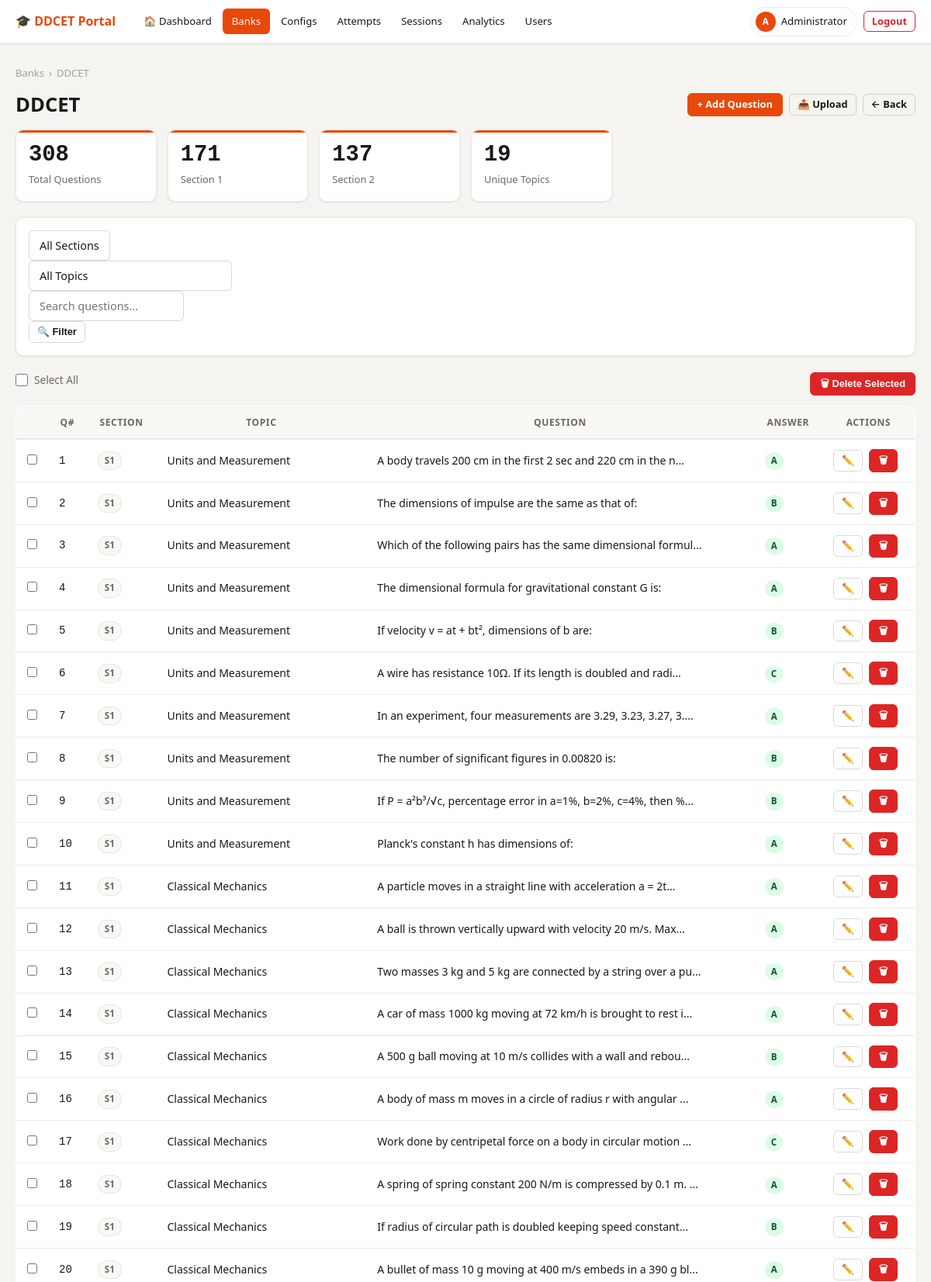
/admin/banks/1/questions (signed in, upper part), run on the app's committed database.
### models.py (models this page shows)
class User(UserMixin, db.Model):
    __tablename__ = 'users'
    id = db.Column(db.Integer, primary_key=True, autoincrement=True)
    name = db.Column(db.String(100), nullable=False)
    email = db.Column(db.String(150), unique=True, nullable=False)
    enrollment_number = db.Column(db.String(50), unique=True, nullable=False)
    engineering_branch = db.Column(db.String(100), nullable=False, default='Other')
    password = db.Column(db.String(255), nullable=False)
    role = db.Column(db.String(20), default='student')
    created_at = db.Column(db.DateTime, default=lambda: datetime.now(timezone.utc))
    is_active_user = db.Column(db.Boolean, default=True)
    last_login = db.Column(db.DateTime, nullable=True)
    @property
    def is_active(self):
        return self.is_active_user

class QuestionBank(db.Model):
    __tablename__ = 'question_banks'
    id = db.Column(db.Integer, primary_key=True, autoincrement=True)
    name = db.Column(db.String(150), nullable=False)
    description = db.Column(db.Text, default='')
    year = db.Column(db.Integer, nullable=True)
    section = db.Column(db.Integer, default=0)
    is_active = db.Column(db.Boolean, default=True)
    created_by = db.Column(db.Integer, db.ForeignKey('users.id'))
    created_at = db.Column(db.DateTime, default=lambda: datetime.now(timezone.utc))
    question_count = db.Column(db.Integer, default=0)
    questions = db.relationship('Question', backref='bank', lazy='dynamic',
                                cascade='all, delete-orphan')
    creator = db.relationship('User', foreign_keys=[created_by])

class Question(db.Model):
    __tablename__ = 'questions'
    id = db.Column(db.Integer, primary_key=True, autoincrement=True)
    bank_id = db.Column(db.Integer, db.ForeignKey('question_banks.id', ondelete='CASCADE'), nullable=False)
    qno = db.Column(db.Integer, default=0)
    section = db.Column(db.Integer, default=1)
    topic = db.Column(db.String(100), default='General')
    question = db.Column(db.Text, nullable=False)
    option_a = db.Column(db.Text, nullable=False)
    option_b = db.Column(db.Text, nullable=False)
    option_c = db.Column(db.Text, nullable=False)
    option_d = db.Column(db.Text, nullable=False)
    correct_ans = db.Column(db.String(1), nullable=False)
    explanation = db.Column(db.Text, default='')
    created_at = db.Column(db.DateTime, default=lambda: datetime.now(timezone.utc))

### admin.py (the view)
@admin_bp.route('/banks/<int:bank_id>/questions')
@login_required
@admin_required
def bank_questions(bank_id):
    bank = QuestionBank.query.get_or_404(bank_id)
    page = request.args.get('page', 1, type=int)
    section_f = request.args.get('section', '', type=str)
    topic_f = request.args.get('topic', '', type=str)
    search_q = request.args.get('q', '', type=str)
    query = Question.query.filter_by(bank_id=bank_id)
    if section_f and section_f.isdigit() and int(section_f) in [1, 2]:
        query = query.filter_by(section=int(section_f))
    if topic_f:
        query = query.filter_by(topic=topic_f)
    if search_q:
        query = query.filter(Question.question.ilike(f'%{search_q}%'))
    pagination = query.order_by(Question.qno).paginate(page=page, per_page=50, error_out=False)
    questions = pagination.items
    topics = db.session.query(Question.topic).filter_by(bank_id=bank_id).distinct().order_by(Question.topic).all()
    topics = [t[0] for t in topics if t[0]]
    total = Question.query.filter_by(bank_id=bank_id).count()
    sec1 = Question.query.filter_by(bank_id=bank_id, section=1).count()
    sec2 = Question.query.filter_by(bank_id=bank_id, section=2).count()
    return render_template('admin/bank_detail.html', bank=bank, mode='questions',
                           questions=questions, pagination=pagination, topics=topics,
                           section_f=section_f, topic_f=topic_f, search_q=search_q,
                           total=total, sec1=sec1, sec2=sec2, unique_topics=len(topics))

### admin.py (called while the page is built)
def admin_required(f):
    from functools import wraps
    @wraps(f)
    def decorated(*args, **kwargs):
        if not current_user.is_authenticated or current_user.role != 'admin':
            abort(403)
        return f(*args, **kwargs)
    return decorated

### auth.py (called while the page is built)
def generate_csrf_token():
    if '_csrf_token' not in session:
        session['_csrf_token'] = secrets.token_hex(32)
    return session['_csrf_token']

@auth_bp.before_app_request
def inject_csrf():
    from flask import g
    g.csrf_token = generate_csrf_token()

### templates/admin/bank_detail.html (shortened to what this page needs)
{% extends "base.html" %}
{% block content %}
<div class="main-content">
    {% if mode == 'create' %}
    <h1 style="margin-bottom: 24px;">📚 Create Question Bank</h1>
    <div class="card" style="max-width: 600px;">
        <form method="POST" action="{{ url_for('admin.create_bank') }}">
            <input type="hidden" name="csrf_token" value="{{ g.csrf_token }}">
            <div class="form-group">
                <label for="name">Bank Name *</label>
                <input type="text" name="name" id="name" class="form-control" placeholder="e.g. DDCET 2025 Physics"
                    required>
            </div>
            <div class="form-group">
                <label for="description">Description</label>
                <textarea name="description" id="description" class="form-control"
                    placeholder="Optional description"></textarea>
            </div>
            <div class="form-row">
                <div class="form-group">
                    <label for="year">Year</label>
                    <input type="number" name="year" id="year" class="form-control" placeholder="e.g. 2025">
                </div>
                <div class="form-group">
                    <label for="section">Section</label>
                    <select name="section" id="section" class="form-control">
                        <option value="0">All Sections (Mixed)</option>
                        <option value="1">Section 1 Only</option>
                        <option value="2">Section 2 Only</option>
                    </select>
                </div>
            </div>
            <div class="form-check">
                <input type="checkbox" name="is_active" id="is_active" checked>
                <label for="is_active">Active (available for exams & practice)</label>
            </div>
            <div class="btn-group mt-2">
                <button type="submit" class="btn btn-primary">✅ Create Bank</button>
                <a href="{{ url_for('admin.banks') }}" class="btn btn-outline">Cancel</a>
            </div>
        </form>
    </div>
    {% elif mode == 'questions' %}
    <div
        style="font-size:13px; color:var(--muted); margin-bottom:14px; display:flex; align-items:center; gap:6px; flex-wrap:wrap;">
        <a href="{{ url_for('admin.banks') }}" style="color:var(--muted); text-decoration:none;">Banks</a>
        <span>›</span>
        <span>{{ bank.name }}</span>
    </div>
    <div class="d-flex justify-between align-center" style="margin-bottom: 16px; flex-wrap:wrap; gap:10px;">
        <div>
            <h1>{{ bank.name }}</h1>
        </div>
        <div class="btn-group">
            <a href="{{ url_for('admin.add_question', bank_id=bank.id) }}" class="btn btn-primary btn-sm">+ Add
                Question</a>
            <a href="{{ url_for('admin.upload_questions', bank_id=bank.id) }}" class="btn btn-outline btn-sm">📤
                Upload</a>
            <a href="{{ url_for('admin.banks') }}" class="btn btn-outline btn-sm">← Back</a>
        </div>
    </div>
    <div class="card-grid" style="margin-bottom: 20px;">
        <div class="stat-card">
            <div class="stat-value mono">{{ total }}</div>
            <div class="stat-label">Total Questions</div>
        </div>
        <div class="stat-card">
            <div class="stat-value mono">{{ sec1 }}</div>
            <div class="stat-label">Section 1</div>
        </div>
        <div class="stat-card">
            <div class="stat-value mono">{{ sec2 }}</div>
            <div class="stat-label">Section 2</div>
        </div>
        <div class="stat-card">
            <div class="stat-value mono">{{ unique_topics }}</div>
            <div class="stat-label">Unique Topics</div>
        </div>
    </div>
    <div class="card" style="margin-bottom: 20px; padding: 16px;">
        <form method="GET" action="{{ url_for('admin.bank_questions', bank_id=bank.id) }}" class="form-inline">
            <div class="form-group" style="margin-bottom: 0;">
                <select name="section" class="form-control" style="width: auto;">
                    <option value="">All Sections</option>
                </select>
            </div>
            <div class="form-group" style="margin-bottom: 0;">
                <select name="topic" class="form-control" style="width: auto;">
                    <option value="">All Topics</option>
                </select>
            </div>
            <div class="form-group" style="margin-bottom: 0;">
                <input type="text" name="q" class="form-control" placeholder="Search questions..."
                    value="{{ search_q }}" style="width: 200px;">
            </div>
            <button type="submit" class="btn btn-outline btn-sm">🔍 Filter</button>
        </form>
    </div>
    <form method="POST" action="{{ url_for('admin.bulk_delete_questions') }}" id="bulk-form">
        {% if questions %}
        <div style="margin-bottom: 12px; display: flex; justify-content: space-between; align-items: center;">
            <div class="form-check">
                <input type="checkbox" id="select-all-questions">
                <label for="select-all-questions" class="text-muted" style="font-size: .85rem;">Select All</label>
            </div>
            <button type="submit" class="btn btn-danger btn-sm"
                onclick="return confirm('Delete selected questions?')">🗑 Delete Selected</button>
        </div>
        <table class="table-dark">
            <thead>
                <tr>
                    <th style="width:30px;"></th>
                    <th>Q#</th>
                    <th>Section</th>
                    <th>Topic</th>
                    <th>Question</th>
                    <th>Answer</th>
                    <th>Actions</th>
                </tr>
            </thead>
            <tbody>
                {% for q in questions %}
                <tr data-q-id="{{ q.id }}"
                    data-q-json='{{ {"qno": q.qno, "section": q.section, "topic": q.topic, "question": q.question, "option_a": q.option_a, "option_b": q.option_b, "option_c": q.option_c, "option_d": q.option_d, "correct_ans": q.correct_ans, "explanation": q.explanation or ""}|tojson }}'
                    style="cursor:pointer;" onclick="showQuestionPreview('{{ q.id }}')">
                    <td onclick="event.stopPropagation();">
                        <input type="checkbox" name="question_ids" value="{{ q.id }}" class="question-checkbox">
                    </td>
                    <td class="mono">{{ q.qno }}</td>
                    <td><span class="badge badge-muted">S{{ q.section }}</span></td>
                    <td>{{ q.topic }}</td>
                    <td>{{ q.question[:60] }}{% if q.question|length > 60 %}...{% endif %}</td>
                    <td><span class="badge {{ 'badge-warning' if q.correct_ans == 'X' else 'badge-success' }}">{{
                            q.correct_ans }}</span></td>
                    <td onclick="event.stopPropagation();">
                        <div class="btn-group">
                            <a href="{{ url_for('admin.edit_question', q_id=q.id) }}"
                                class="btn btn-outline btn-sm">✏️</a>
                            <form action="{{ url_for('admin.delete_question', q_id=q.id) }}" method="POST"
                                style="display:inline;" class="delete-form">
                                <button type="submit" class="btn btn-danger btn-sm">🗑</button>
                            </form>
                        </div>
                    </td>
                </tr>
                {% endfor %}
            </tbody>
        </table>
        {% endif %}
    </form>
    {% endif %}
</div>
{% endblock %}

### templates/base.html (shortened to what this page needs)
<!DOCTYPE html>
<html lang="en">
<head>
    <link rel="stylesheet" href="{{ url_for('static', filename='css/main.css') }}">
</head>
<body>
    {% block nav %}
    <nav class="nav-light">
        <a href="/" class="logo">🎓 DDCET Portal</a>
        {% if current_user.is_authenticated %}
        <div class="nav-desktop-links">
            {% if current_user.role == 'admin' %}
            <a href="{{ url_for('admin.dashboard') }}"
                class="nav-item {% if request.endpoint == 'admin.dashboard' %}active{% endif %}">🏠 Dashboard</a>
            <a href="{{ url_for('admin.banks') }}"
                class="nav-item {% if request.endpoint and 'bank' in request.endpoint %}active{% endif %}">Banks</a>
            <a href="{{ url_for('admin.configs') }}"
                class="nav-item {% if request.endpoint and 'config' in request.endpoint %}active{% endif %}">Configs</a>
            <a href="{{ url_for('admin.attempts') }}"
                class="nav-item {% if request.endpoint in ['admin.attempts', 'admin.attempt_detail'] %}active{% endif %}">Attempts</a>
            <a href="{{ url_for('admin.practice_sessions') }}"
                class="nav-item {% if request.endpoint == 'admin.practice_sessions' %}active{% endif %}">Sessions</a>
            <a href="{{ url_for('admin.analytics') }}"
                class="nav-item {% if request.endpoint and 'analytics' in request.endpoint %}active{% endif %}">Analytics</a>
            <a href="{{ url_for('admin.users') }}"
                class="nav-item {% if request.endpoint == 'admin.users' %}active{% endif %}">Users</a>
            {% endif %}
        </div>
        <div class="nav-desktop-actions">
            <a href="{{ url_for('auth.profile') }}" class="nav-user-chip">
                <span class="user-avatar-sm">{{ current_user.name[0]|upper }}</span>
                <span class="nav-user-name-sm">{{ current_user.name.split()[0] }}</span>
            </a>
            <a href="{{ url_for('auth.logout') }}" class="btn btn-outline btn-sm"
                style="color:var(--red);border-color:var(--red);">Logout</a>
        </div>
        {% endif %}
    </nav>
    {% endblock %}
    {% block content %}{% endblock %}
</body>
</html>

### templates/base.html (style rules this page uses)
.nav-item.active { background: var(--primary, #4f46e5); color: #fff !important; border-radius: 6px; }

### data on the page
User: name "A", name "Administrator"
QuestionBank: name "DDCET"
Question: qno "1", section "1", topic "Units and Measurement", question "A body travels 200 cm in the first 2 sec and 220 cm in the n", correct_ans "A"
Question: qno "2", section "1", topic "Units and Measurement", question "The dimensions of impulse are the same as that of:", correct_ans "B"
Question: qno "3", section "1", topic "Units and Measurement", question "Which of the following pairs has the same dimensional formul", correct_ans "A"
Question: qno "4", section "1", topic "Units and Measurement", question "The dimensional formula for gravitational constant G is:", correct_ans "A"
Question: qno "5", section "1", topic "Units and Measurement", question "If velocity v = at + bt², dimensions of b are:", correct_ans "B"
Question: qno "6", section "1", topic "Units and Measurement", question "A wire has resistance 10Ω. If its length is doubled and radi", correct_ans "C"
Question: qno "7", section "1", topic "Units and Measurement", question "In an experiment, four measurements are 3.29, 3.23, 3.27, 3.", correct_ans "A"
Question: qno "8", section "1", topic "Units and Measurement", question "The number of significant figures in 0.00820 is:", correct_ans "B"
Question: qno "9", section "1", topic "Units and Measurement", question "If P = a²b³/√c, percentage error in a=1%, b=2%, c=4%, then %", correct_ans "B"
Question: qno "10", section "1", topic "Units and Measurement", question "Planck's constant h has dimensions of:", correct_ans "A"
Question: qno "11", section "1", topic "Classical Mechanics", question "A particle moves in a straight line with acceleration a = 2t", correct_ans "A"
Question: qno "12", section "1", topic "Classical Mechanics", question "A ball is thrown vertically upward with velocity 20 m/s. Max", correct_ans "A"
Question: qno "13", section "1", topic "Classical Mechanics", question "Two masses 3 kg and 5 kg are connected by a string over a pu", correct_ans "A"
Question: qno "14", section "1", topic "Classical Mechanics", question "A car of mass 1000 kg moving at 72 km/h is brought to rest i", correct_ans "A"
Question: qno "15", section "1", topic "Classical Mechanics", question "A 500 g ball moving at 10 m/s collides with a wall and rebou", correct_ans "B"
Question: qno "16", section "1", topic "Classical Mechanics", question "A body of mass m moves in a circle of radius r with angular", correct_ans "A"
Question: qno "17", section "1", topic "Classical Mechanics", question "Work done by centripetal force on a body in circular motion", correct_ans "C"
Question: qno "18", section "1", topic "Classical Mechanics", question "A spring of spring constant 200 N/m is compressed by 0.1 m.", correct_ans "A"
Question: qno "19", section "1", topic "Classical Mechanics", question "If radius of circular path is doubled keeping speed constant", correct_ans "B"
Question: qno "20", section "1", topic "Classical Mechanics", question "A bullet of mass 10 g moving at 400 m/s embeds in a 390 g bl", correct_ans "A"

### other printed values
{{ total }} "308"
{{ sec1 }} "171"
{{ sec2 }} "137"
{{ unique_topics }} "19"
